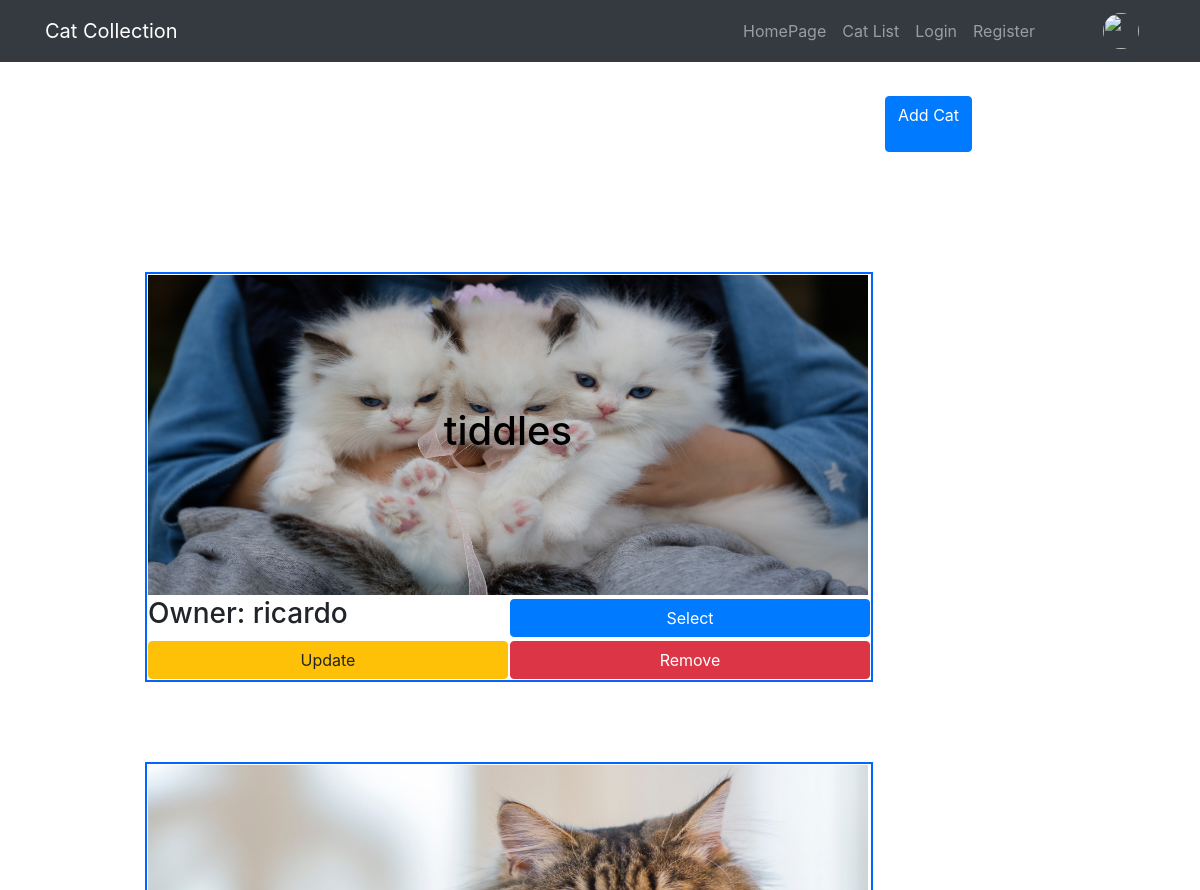
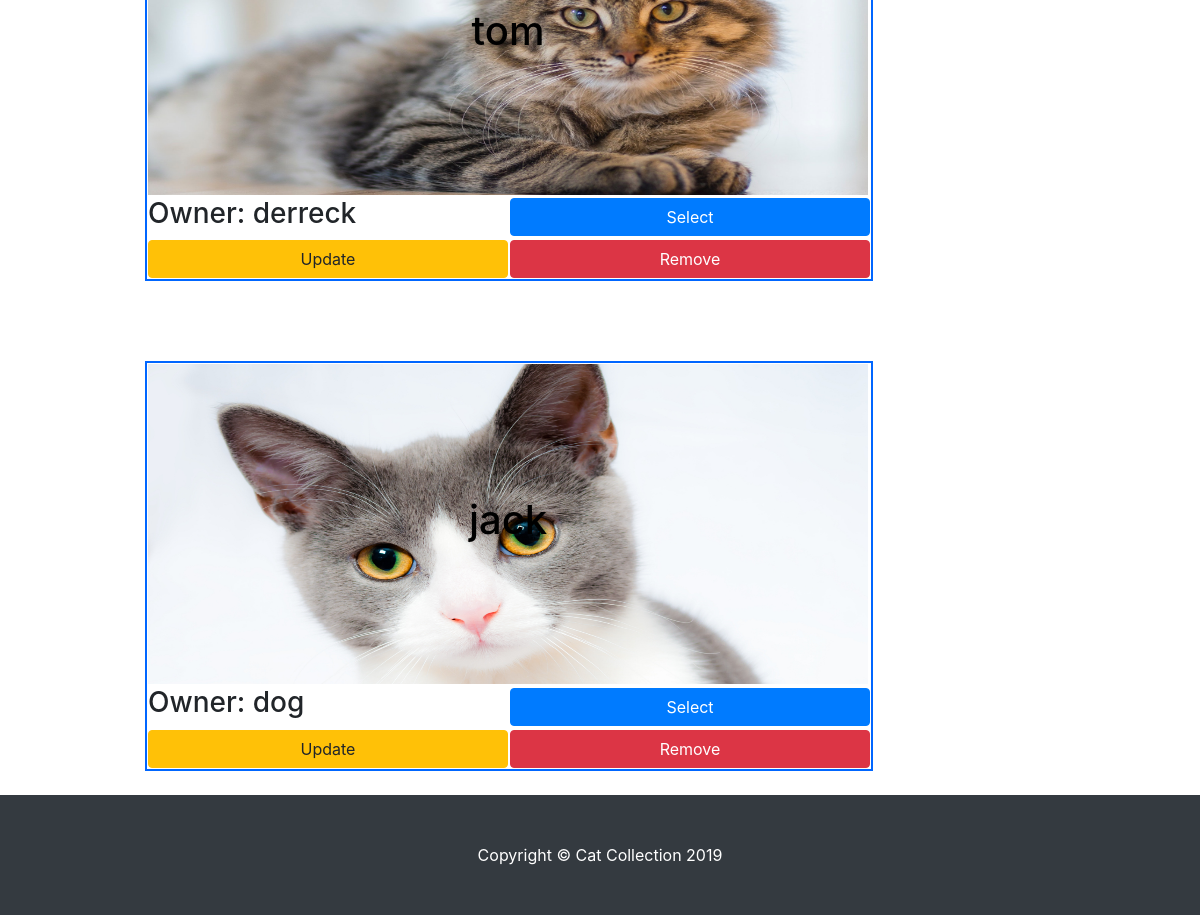
The app's page /cat_app/cat_list/ with its own data (2 pictures, top to bottom).
### cat_app/models.py (models this page shows, shortened)
class Cat_Topic(models.Model):
	owner = models.ForeignKey(UserProfileInfo, on_delete=models.CASCADE, blank=True, null=True)
	cat_name = models.CharField(max_length=20)
	cat_picture = models.ImageField(upload_to='cat_images', blank=True, null=True)
	story = models.CharField(max_length=140)

class UserProfileInfo(models.Model):
	user = models.OneToOneField(User, related_name='userprofileinfos', on_delete=models.CASCADE, blank=True, null=True, default=1)
	picture = models.ImageField(upload_to='images', blank=True, null=True)
	def __str__(self):
		return self.user.username

### cat_app/views.py (the view)
class CatListView(ListView):
	model = models.Cat_Topic
	template_name = 'cat_app/cat_list.html'
	def get_context_data(self, **kwargs):
		context = super(CatListView, self).get_context_data(**kwargs)
		context['cat_list'] = self.object_list
		profiles = models.UserProfileInfo.objects.all()
		user = self.request.user
		if user.is_authenticated:
			for profile in profiles:
				if user.id == profile.user.id:
					context['profile_detail'] = profile
		return context

### templates/cat_app/cat_list.html (shortened to what this page needs)
{% extends "cat_app/base_footer.html" %}
{% load static %}
{% block templatecss %}<link href="{% static 'css/cat_list.css' %}" rel="stylesheet">{% endblock %}
{% block imagenav %}<img class="imageframe" src="../../media/{{ profile_detail.picture }}" alt="{{ profile_detail.picture }}">{% endblock %}
{% block content %}
    <div>
    <a type="submit" class="btn btn-primary cat-list-button"  href="{% url 'cat_app:create_cat' %}">Add Cat</a>
    </div>
    <div class="cat-list-container">
      <ul class="my-4 cat-list-list">
        {% for cat in cat_list %}
        <li>
          <table class="cat-list-item">
            <tr>
              <td class="cat-list-item-image-container" colspan="2">
                <div class="cat-list-item-image-container">
                  <img class="cat-list-item-image" src="../../media/{{ cat.cat_picture }}"/>
                  <div class="centered-cat-text">
                    <h1 class="black-text">
                      {{ cat.cat_name }}
                    </h1>
                  </div>
                </div>
              </td>
            </tr>
            <tr>
              <td class="owner">
                <h3>Owner: {{ cat.owner }}</h3>
              </td>
              <td>
                <div>
                <a class="btn btn-primary cat-list-item-button" href="{% url 'cat_app:cat_detail' pk=cat.pk %}">Select</a>
                </div>
              </td>
            </tr>
            <tr>
              <td>
                <div>
                <a class="btn btn-warning cat-list-item-button" href="{% url 'cat_app:update_cat' pk=cat.pk %}">Update</a>
              </div>
              </td>
              <td>
                <div>
                  <a class="btn btn-danger cat-list-item-button"  href="{% url 'cat_app:delete_cat' pk=cat.pk %}">Remove</a>
                </div>
              </td>
            </tr>
          </table>
        </li>
        {% endfor %}
      </ul>
    </div>
{% endblock %}

### static/css/modern-business.css (style rules this page uses)
body { padding-top: 56px; }

### static/css/simple-sidebar.css (style rules this page uses)
body { overflow-x: hidden; }

### static/css/cat_list.css (style rules this page uses)
.imageframe { height: 3vw; width: 3vw; border-radius: 50%; margin-left: 5vw; }
.cat-list-item-image { height: 45vh; width: 60vw; }
.cat-list-item-image-container { position: relative; height: 40vh; width: 60vw; overflow: hidden; }
.centered-cat-text { position: absolute; top: 50%; left: 50%; transform: translate(-50%, -50%); }
.black-text { color: #000; }
.cat-list-item { margin-top: 10vh; height: 45vh; width: 60vw; border: solid #0066FF; border-width: 2px ; }
.cat-list-button { height: 7vh; margin: 5vh 5vw 5vh 70vw; }
.cat-list-container { margin-left: 5vw; margin-top: 10vh; width: 85vw; }
.owner { width: 50% }
.cat-list-item-button { width: 30vw; }
.cat-list-list { list-style: none; width: 80vw; }

### records on screen
Cat_Topic: cat_picture (picture), cat_name "tiddles", owner "ricardo"
Cat_Topic: cat_picture (picture), cat_name "tom", owner "derreck"
Cat_Topic: cat_picture (picture), cat_name "jack", owner "dog"
